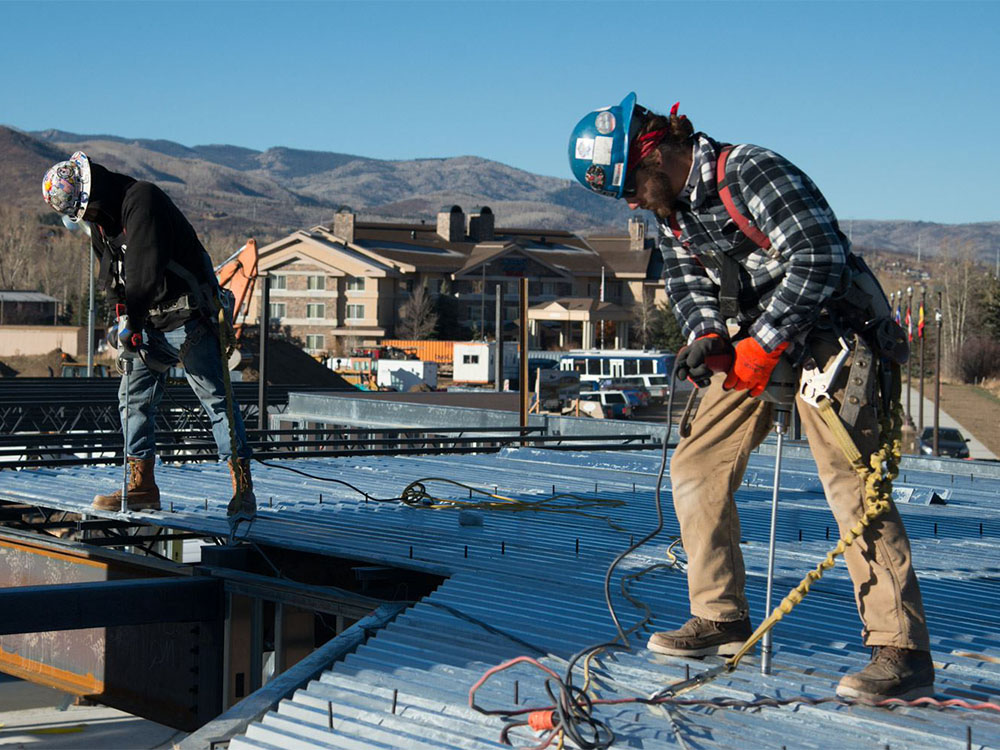
#> input picture lab3/image.jpg, 1000 x 750 px
$ jupyter execute --allow-errors program.ipynb
#> lines starting #> are read from the running program, lines starting #| are printed output that depends on the picture
TASK 1

[cell 1]
import pandas as pd
import numpy as np
import matplotlib.pyplot as plt
import seaborn as sns
from sklearn.preprocessing import RobustScaler
from sklearn.decomposition import PCA
from sklearn.manifold import TSNE

#> (a cell that did not finish here is left out)

#> (a cell that did not finish here is left out)

Delete columns with nan percent > 8

[cell 4]
# fill other data with knn imputer
from sklearn.impute import KNNImputer

imputer = KNNImputer(n_neighbors= 3)
#> (the rest of this cell did not finish here and is left out)

[cell 5]
robust_scaler = RobustScaler()
#> (the rest of this cell did not finish here and is left out)

#> (a cell that did not finish here is left out)

[cell 7]
pca = PCA(n_components=2)
#> (the rest of this cell did not finish here and is left out)

#> (a cell that did not finish here is left out)

[cell 9]
tsne = TSNE(n_components=2, verbose=1, perplexity=10, n_iter=500)
#> (the rest of this cell did not finish here and is left out)

#> (a cell that did not finish here is left out)

[cell 11]
tsne = TSNE(n_components=2, verbose=1, perplexity=50, n_iter=500)
#> (the rest of this cell did not finish here and is left out)

#> (a cell that did not finish here is left out)

TASK 2

[cell 13]
from sklearn.cluster import KMeans
import cv2
from sklearn.utils import shuffle

image = cv2.imread('image.jpg')
#> image is the input picture: shape (750, 1000, 3); mean B, G, R 120, 108.3, 88.8
image = cv2.cvtColor(image, cv2.COLOR_BGR2RGB)/255
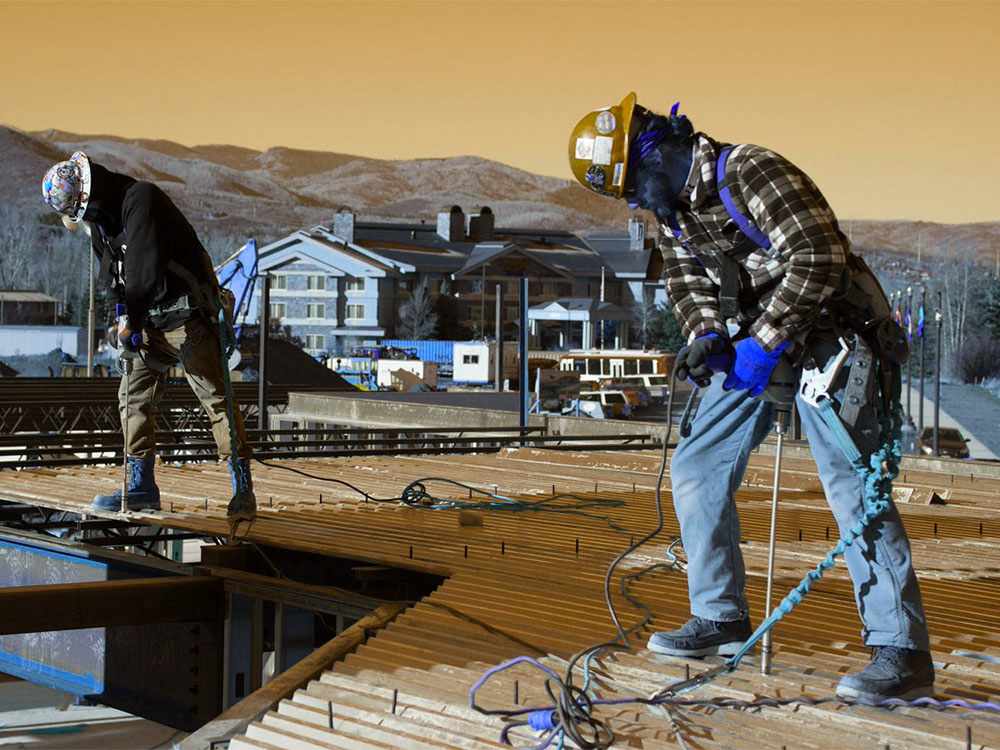
#> image: shape (750, 1000, 3) float64; mean B, G, R 0.348, 0.425, 0.471
image = cv2.resize(image,(256,256))
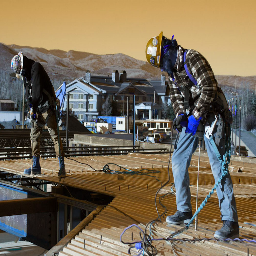
#> image: shape (256, 256, 3) float64; mean B, G, R 0.348, 0.425, 0.471

plt.title(f"Original")
plt.imshow(image)
plt.show()

w, h, d  = image.shape
#> w = 256; h = 256; d = 3
image_array = np.reshape(image, (w * h, d))
image_array_sample = shuffle(image_array, random_state=42, n_samples=20000)

colors = [64,32,16,8]

def recreate_image(codebook, labels, w, h):
    return codebook[labels].reshape(w, h, -1)

for color_n in colors:
    kmeans = KMeans(n_clusters=color_n, random_state=42).fit(image_array_sample)
    labels = kmeans.predict(image_array)
    plt.title(f"Quantized image ({color_n} colors, K-Means)")
    plt.imshow(recreate_image(kmeans.cluster_centers_, labels, w, h))
    plt.show()
#> this loop made 4 passes
#> pass 1, `plt.show()`:
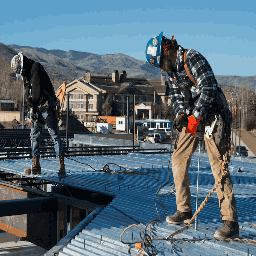
#> shown: shape (256, 256, 3) float64; mean R, G, B 0.348, 0.425, 0.47
#> pass 2, `plt.show()`:
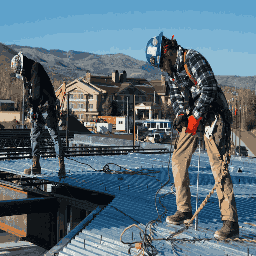
#> shown: shape (256, 256, 3) float64; mean R, G, B 0.349, 0.425, 0.47

TASK 2.2

[cell 14]
x1 = np.random.multivariate_normal([5, 5], cov = [[1, -5], [20, 100]], size = 100)
y1 = np.zeros(x1.shape[0])
x2 = np.random.multivariate_normal([0, 10], cov = [[0, 1], [-20, 0]], size = 100)
y2 = np.ones(x2.shape[0])
x = np.concatenate((x1,x2))
y = np.concatenate((y1,y2))
plt.scatter(x[:,0], x[:,1], alpha=0.5, c = y, cmap='viridis')
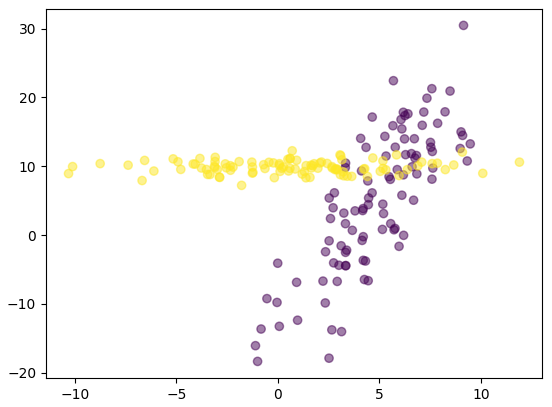
#> figure drawn by matplotlib, 1 panel

[cell 15]
from sklearn.mixture import GaussianMixture
from sklearn.metrics import f1_score

gm = GaussianMixture(n_components=2, random_state=42, covariance_type= 'full').fit(x)
predict_full_cov = gm.predict(x)

gm = GaussianMixture(n_components=2, random_state=42, covariance_type= 'tied').fit(x)
predict_tied_cov = gm.predict(x)

[cell 16]
print('means = ',gm.means_)
print('cov matrices = ',gm.covariances_)
plt.scatter(x[:,0], x[:,1], alpha=0.5, c = predict_full_cov, cmap='viridis')
print('f1_score = ',f1_score(y, predict_full_cov, average='micro'))
plt.show()
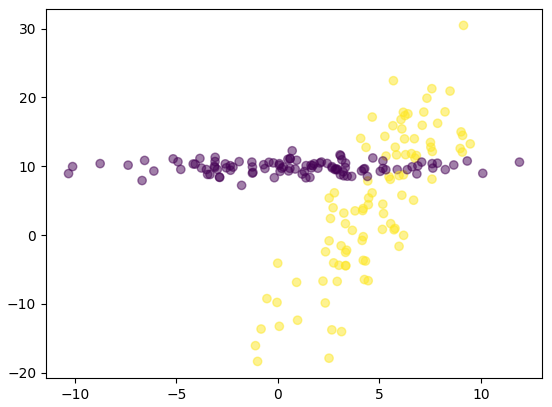
#> figure drawn by matplotlib, 1 panel

print('means = ',gm.means_)
print('cov matrices = ',gm.covariances_)
plt.scatter(x[:,0], x[:,1], alpha=0.5, c = predict_tied_cov, cmap='viridis')
print('f1_score = ',f1_score(y, predict_tied_cov, average='micro'))
plt.show()

TASK 3

Dataset was taken from https://www.kaggle.com/c/quora-insincere-questions-classification/data?select=train.csv
```
Predicting whether a question asked on Quora is sincere or not

[cell 17]
import pandas as pd
from nltk.stem import WordNetLemmatizer
from nltk.corpus import stopwords
from sklearn.feature_extraction.text import CountVectorizer, TfidfVectorizer
import re
from nltk.corpus import stopwords
import nltk
from sklearn.utils import shuffle

nltk.download('stopwords')
#> (this line was passed over: nltk is not available in this run)
nltk.download('wordnet')
#> (this line was passed over: nltk is not available in this run)
